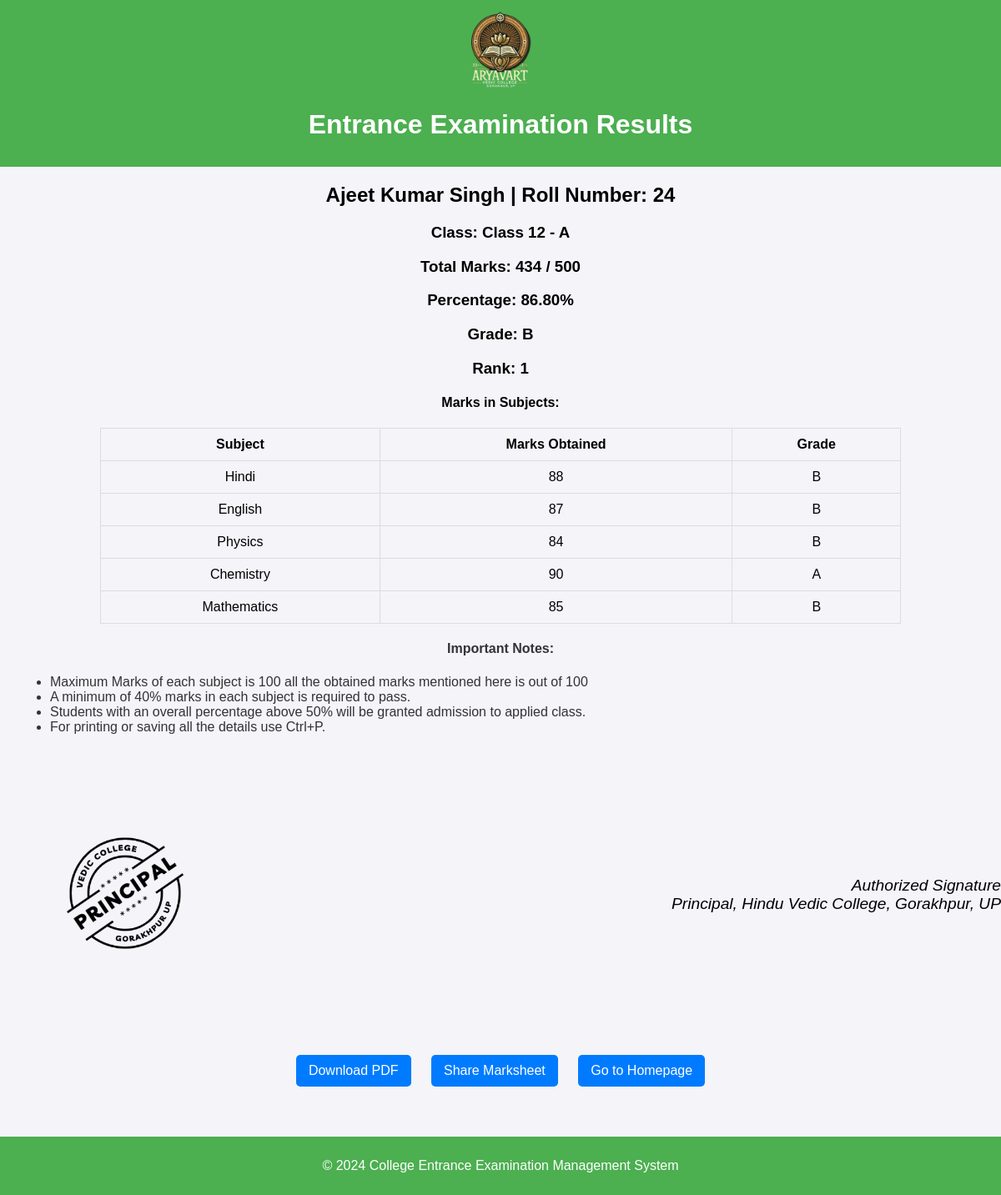
The app's page /student/10/ with its own data.
### marksheet/models.py (models this page shows, shortened)
class Student(models.Model):
    first_name = models.CharField(max_length=100)  # First name of the student
    last_name = models.CharField(max_length=100)  # Last name of the student
    roll_number = models.CharField(max_length=10, unique=True)  # Unique roll number for each student
    dob = models.DateField()  # Date of birth of the student
    class_name = models.ForeignKey(Class, related_name='students', on_delete=models.CASCADE)  # Foreign key linking to Class model

class Class(models.Model):
    name = models.CharField(max_length=100)  # E.g., '10th', '12th'
    section = models.CharField(max_length=1)  # E.g., A, B, C
    def __str__(self):
        return f"{self.name} - {self.section}"  # Returns like '10th - A'

class Subject(models.Model):
    name = models.CharField(max_length=100)  # Subject name, e.g., 'Maths', 'Science'

### marksheet/views.py (the view)
# urls.py: path('student/<int:student_id>/', views.student_marksheet, name='student_marksheet'),  # Marksheets page
def student_marksheet(request, student_id):
    try:
        student = Student.objects.get(id=student_id)
        marks = Marks.objects.filter(student=student)
        total_marks = marks.aggregate(Sum('marks_obtained'))['marks_obtained__sum'] or 0
        total_subjects = marks.count()
        max_marks = total_subjects * 100  # Assuming each subject has max marks of 100
        percentage = (total_marks / max_marks) * 100 if max_marks > 0 else 0
        average_marks = total_marks / total_subjects if total_subjects > 0 else 0
        overall_grade = calculate_grade(average_marks)
        marks_with_grades = [
            {
                'subject': mark.subject.name,
                'marks_obtained': mark.marks_obtained,
                'grade': calculate_grade(mark.marks_obtained),
            }
            for mark in marks
        ]
        same_class_students = Student.objects.filter(class_name=student.class_name)  # Corrected field name
        ranks = (
            Marks.objects
            .filter(student__in=same_class_students)
            .values('student')
            .annotate(total=Sum('marks_obtained'))
            .order_by('-total')
        )
        student_rank = 0
        for idx, rank in enumerate(ranks, start=1):
            if rank['student'] == student.id:
                student_rank = idx
                break
    except Student.DoesNotExist:
        raise Http404("Student does not exist")
    return render(request, 'marksheet/student_marksheet.html', {
        'student': student,
        'marks_with_grades': marks_with_grades,
        'total_marks': total_marks,
        'max_marks': max_marks,
        'percentage': percentage,
        'average_marks': average_marks,
        'overall_grade': overall_grade,
        'student_rank': student_rank,
        'signature': 'Authorized Signature (Principal)',  # Add signature to marksheet
    })

### marksheet/views.py (called while the page is built)
def calculate_grade(marks):
    if marks >= 90:
        return 'A'
    elif marks >= 80:
        return 'B'
    elif marks >= 70:
        return 'C'
    elif marks >= 60:
        return 'D'
    else:
        return 'F'

### marksheet/templates/marksheet/student_marksheet.html (shortened to what this page needs)
{% load static %}
<!DOCTYPE html>
<html lang="en">
<head>
    <link rel="stylesheet" href="{% static 'marksheet/css/styles.css' %}">
</head>
<body>
    <header class="header">
        <img src="{% static 'marksheet/images/college_logo.png' %}" alt="College Logo" class="logo">
        <h1>Entrance Examination Results</h1>
    </header>
    <main>
        <h2>{{ student.first_name }} {{ student.last_name }} | Roll Number: {{ student.roll_number }}</h2>
        <h3>Class: {{ student.class_name }}</h3>
        <h3>Total Marks: {{ total_marks }} / {{ max_marks }}</h3>
        <h3>Percentage: {{ percentage|floatformat:2 }}%</h3>
        <h3>Grade: {{ overall_grade }}</h3>
        <h3>Rank: {{ student_rank }}</h3>
        <h4>Marks in Subjects:</h4>
        <table border="1" cellspacing="0" cellpadding="5">
            <thead>
                <tr>
                    <th>Subject</th>
                    <th>Marks Obtained</th>
                    <th>Grade</th>
                </tr>
            </thead>
            <tbody>
                {% for mark in marks_with_grades %}
                    <tr>
                        <td>{{ mark.subject }}</td>
                        <td>{{ mark.marks_obtained }}</td>
                        <td>{{ mark.grade }}</td>
                    </tr>
                {% empty %}
                    <tr>
                        <td colspan="3">No marks available for this student.</td>
                    </tr>
                {% endfor %}
            </tbody>
        </table>
        <div class="instructions">
            <h4>Important Notes:</h4>
            <ul>
                <li>Maximum Marks of each subject  is 100 all the obtained marks mentioned here is out of 100</li>
                <li>A minimum of 40% marks in each subject is required to pass.</li>
                <li>Students with an overall percentage above 50% will be granted admission to applied class.</li>
                <li>For printing or saving all the details use Ctrl+P.</li>
            </ul>
        </div>
        <div class="stamp-signature">
            <div class="stamp-container">
                <img src="{% static 'marksheet/images/stamp.png' %}" alt="College Stamp" class="stamp">
            </div>
            <div class="signature-container">
                <div class="signature">
                    <p>Authorized Signature</p>
                    <p>Principal, Hindu Vedic College, Gorakhpur, UP</p>
                </div>
            </div>
        </div>
        <div class="actions">
            <a href="{% url 'marksheet:download_pdf' student.id %}" target="_blank">Download PDF</a>
            <a href="mailto:?subject=Marksheet of {{ student.first_name }}&body=Please find attached the marksheet." target="_blank">Share Marksheet</a>
            <a href="{% url 'marksheet:homepage' %}">Go to Homepage</a>
        </div>
        <footer class="footer">
            <p>&copy; 2024 College Entrance Examination Management System</p>
        </footer>
    </main>
</body>
</html>

### marksheet/static/marksheet/css/styles.css (style rules this page uses)
body { font-family: Arial, sans-serif; margin: 0; padding: 0; background-color: #f4f4f9; }
header, footer { text-align: center; background-color: #4CAF50; color: white; padding: 10px 0; }
h1, h2, h3, h4 { text-align: center; }
table { width: 80%; margin: 0 auto; border-collapse: collapse; }
table, th, td { border: 1px solid #ddd; }
th, td { padding: 10px; text-align: center; }

### marksheet/templates/marksheet/student_marksheet.html (style rules this page uses)
.logo { width: 100px; height: auto; display: block; margin: 0 auto; }
.header { text-align: center; margin-bottom: 20px; }
.footer { text-align: center; margin-top: 50px; }
.stamp-signature { display: flex; justify-content: space-between; align-items: center; margin-top: 40px; }
.stamp { width: 300px; }
.signature { font-style: italic; font-size: 1.2em; text-align: right; }
.signature p { margin: 0; }
.stamp-container, .signature-container { flex: 1; }
.instructions { margin-top: 20px; font-size: 1em; color: #333; }
.instructions ul { list-style-type: disc; margin-left: 20px; }
.actions { margin-top: 30px; text-align: center; }
.actions a, .actions button { display: inline-block; margin: 10px; padding: 10px 15px; font-size: 1em; color: white; background-color: #007bff; border: none; border-radius: 5px; text-decoration: none; cursor: pointer; }

### records on screen
Student: first_name "Ajeet", last_name "Kumar Singh", roll_number "24", class_name "Class 12 - A"
Subject: subject "Hindi"
Subject: subject "English"
Subject: subject "Physics"
Subject: subject "Chemistry"
Subject: subject "Mathematics"

### other values on screen
{{ total_marks }} "434"
{{ max_marks }} "500"
{{ percentage|floatformat:2 }} "86.80"
{{ overall_grade }} "B"
{{ student_rank }} "1"
{{ mark.marks_obtained }} "88" "87" "84" "90" "85"
{{ mark.grade }} "B" "B" "B" "A" "B"
